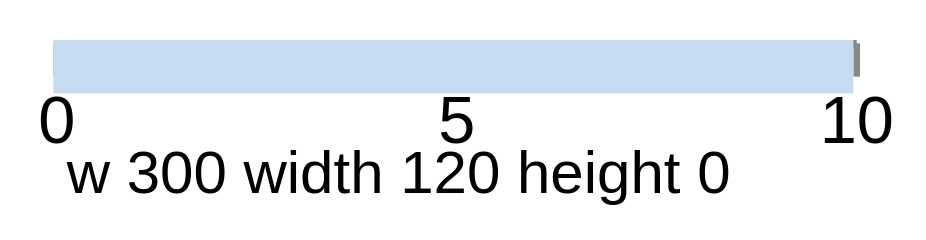

Source (Vega-Lite JSON):
### Vega specification from a JSON file in a GitHub repository (floating-point values rounded to 4 significant figures)
{"$schema": "https://vega.github.io/schema/vega/v6.json", "description": "The other half of the merge in `collectSignals`: when a specification writes its size **both ways**, the declaration wins key by key. Upstream builds the built-in `{name: 'width', update: 'w'}` from `\"width\": {\"signal\": \"w\"}` and then runs `extend(pre[s.name], s)` over the specification's own entry, which copies that entry *onto* the built-in — so a declaration carrying `update` **overwrites** the reference, and one carrying only `value` leaves the reference's `update` standing and contributes an initial value the first pulse throws away. `a-size-written-as-a-signal` pins the second case; this pins the first. `width` is the overwritten one — the reference says `w`, which is 300, and the declaration says 120, so the chart is 120 across and never 300. `height` is written only as a reference, with nothing to merge, so the two sit side by side in one drawing and the fixture says which rule each dimension is under. The scale ranged on `\"width\"` and the axis along it follow, because the point of the rule is that a derived size is a size like any other.", "width": {"signal": "w"}, "height": {"signal": "h"}, "padding": 5, "signals": [{"name": "w", "value": 300}, {"name": "h", "value": 60}, {"name": "width", "update": "120"}], "scales": [{"name": "x", "type": "linear", "domain": [0, 10], "range": "width"}], "axes": [{"orient": "bottom", "scale": "x", "tickCount": 2}], "marks": [{"type": "rect", "encode": {"update": {"x": {"scale": "x", "value": 0}, "x2": {"scale": "x", "value": 10}, "y": {"value": 0}, "height": {"value": 8}, "fill": {"value": "#c6dbef"}}}}, {"type": "text", "encode": {"update": {"x": {"value": 2}, "y": {"value": 16}, "text": {"signal": "'w ' + w + ' width ' + width + ' height ' + height"}, "fontSize": {"value": 9}, "baseline": {"value": "top"}}}}]}
